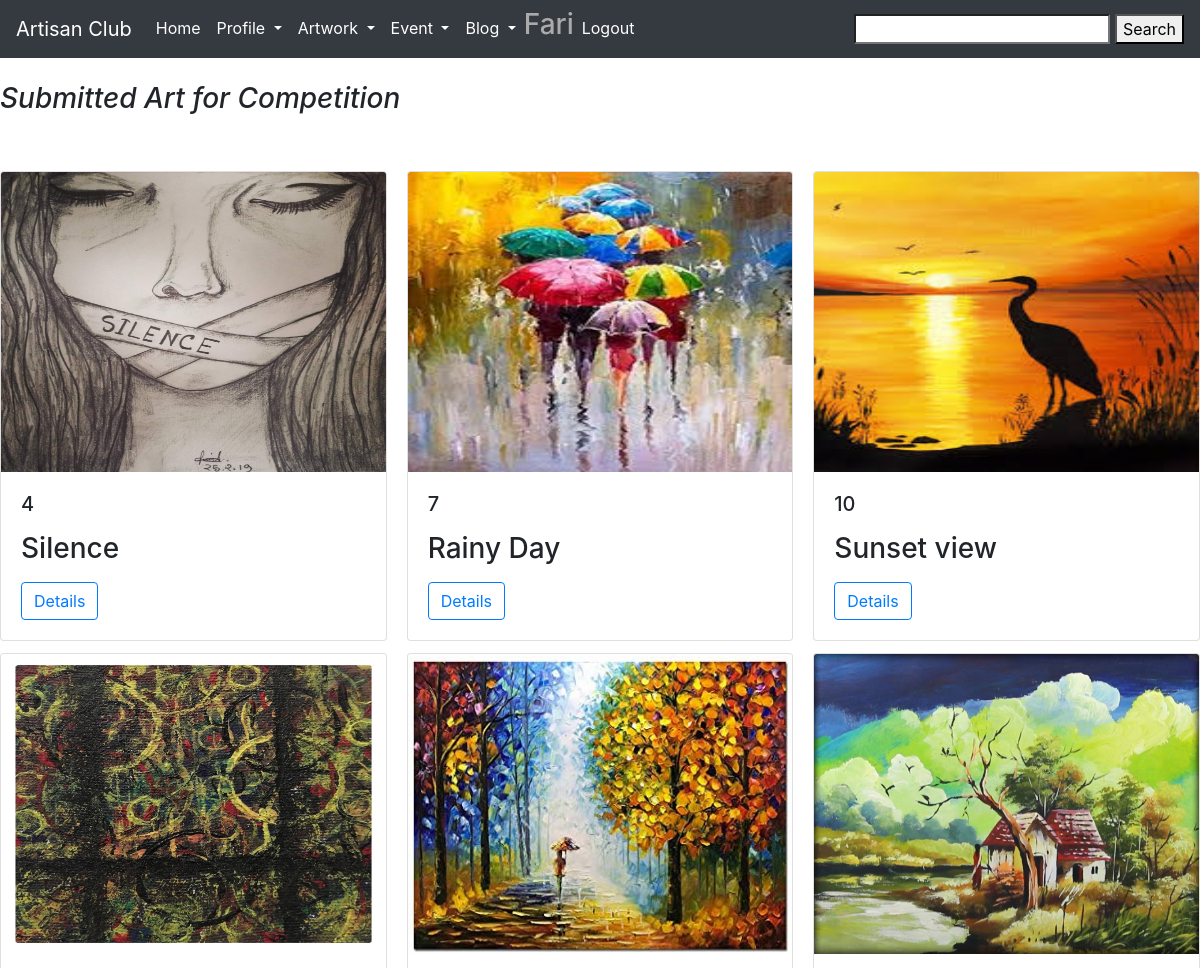
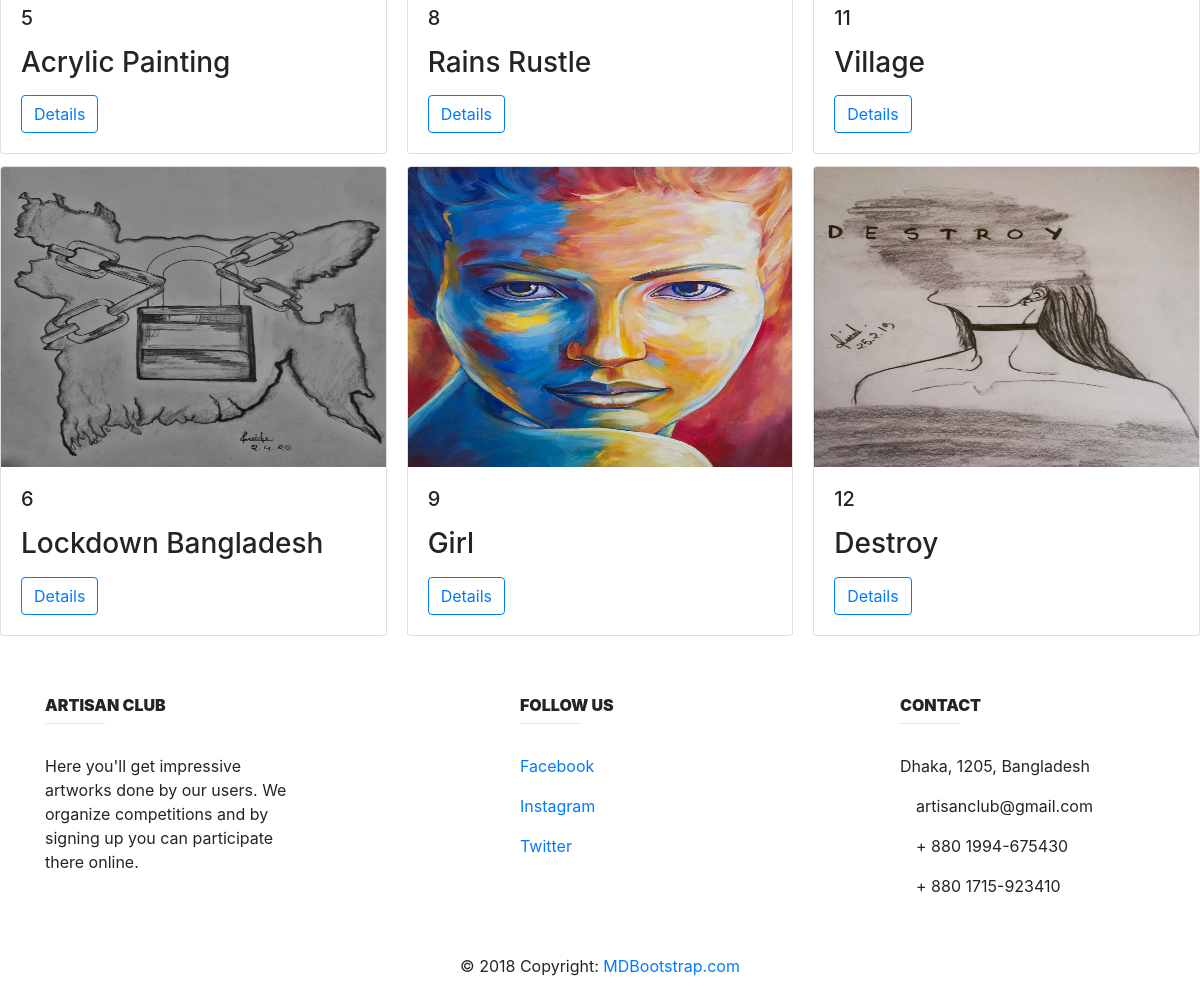
The app's page /ShowSubmission/ (signed in) with its own data (2 pictures, top to bottom).
### Event/models.py (models this page shows, shortened)
class SubmitCompetition(models.Model):
    title = models.CharField(max_length=100,default="")
    medium = models.CharField(max_length=100, default="")
    category = models.CharField(max_length=100, default="")
    image = models.ImageField(upload_to='images/image/')
    user = models.ForeignKey(User,on_delete=models.CASCADE,null=True,blank=True)
    competition = models.ForeignKey(Competition, on_delete=models.CASCADE, null=True, blank=True)
    reviews = models.ManyToManyField(Review)

### Event/views.py (the view)
# urls.py: path('ShowSubmission/', EventView.showSubmission, name='ShowSubmission'),
@login_required()
def showSubmission(request):
    Artsubmission = SubmitCompetition.objects.all()
    context ={
        'all_submission': Artsubmission
    }
    return render(request,'Event/showsubmission.html', context)

### templates/Event/showsubmission.html
{% extends 'Base_event.html' %}
{% load static %}
{% block content %}
    <br>
   <h3> <i>Submitted Art for Competition </i></h3><br>
    <br>
<div class="card-columns">
     {% for s in all_submission %}
             <div class="card">
                <img src="{{ s.image.url }}" class="card-img-top" alt="..." height="300 width="250">
                <div class="card-body">
                  <h5 class="card-title">{{ s.id }}</h5>
                  <p class="card-text"> <h3>{{ s.title }}</h3></p>
                <a href="{{ s.id }}">
                    <button type="button" class="btn btn-outline-primary">Details</button>
                </a>
                    </div>
      </div>
    {% endfor %}
    </div>
{% endblock content %}

### templates/Base_event.html (shortened to what this page needs)
{% load static %}
<!DOCTYPE html>
<html lang="en">
<head>
    <link rel="stylesheet" href="https://stackpath.bootstrapcdn.com/bootstrap/4.5.2/css/bootstrap.min.css">
    <link rel="stylesheet" href="https://maxcdn.bootstrapcdn.com/bootstrap/4.0.0/css/bootstrap.min.css">
</head>
<body>
<nav class="navbar navbar-expand-lg navbar-dark bg-dark">
  <a class="navbar-brand" href="#">Artisan Club</a>
  <div class="collapse navbar-collapse" id="navbarSupportedContent">
    <ul class="navbar-nav mr-auto">
      <li class="nav-item active">
        <a class="nav-link" href="{% url 'Homepage' %}">Home <span class="sr-only">(current)</span></a>
        <li class="nav-item dropdown active">
        <a class="nav-link dropdown-toggle" href="#" id="navbarDropdown" role="button" data-toggle="dropdown" aria-haspopup="true" aria-expanded="false">
          Profile
        </a>
      </li>
        <li class="nav-item dropdown active">
        <a class="nav-link dropdown-toggle" href="#" id="navbarDropdown" role="button" data-toggle="dropdown" aria-haspopup="true" aria-expanded="false">
          Artwork
        </a>
      </li>
      <li class="nav-item dropdown active">
        <a class="nav-link dropdown-toggle" href="#" id="navbarDropdown" role="button" data-toggle="dropdown" aria-haspopup="true" aria-expanded="false">
          Event
        </a>
      </li>
        <li class="nav-item dropdown active">
        <a class="nav-link dropdown-toggle" href="#" id="navbarDropdown" role="button" data-toggle="dropdown" aria-haspopup="true" aria-expanded="false">
         Blog
        </a>
      </li>
         <li class="nav-item active">
         {% if user.is_authenticated %}
            <h3 style="color: #aaaaaa">{{ user.username }}</h3>
        {% else %}
            <h3 style="color: #aaaaaa"> Stranger!</h3>
        {% endif %}
     </li>
    <li class="nav-item active">
        {% if user.is_authenticated %}
            <a class="nav-link" href="{% url 'logout' %}">Logout <span class="sr-only">(current)</span></a>
        {% else %}
            <a class="nav-link" href="{% url 'signup' %}">SignUp <span class="sr-only">(current)</span></a>
            <a class="nav-link" href="{% url 'login' %}">Login <span class="sr-only">(current)</span></a>
        {% endif %}
     </li>
    </ul>
    <form method="POST" action="{% url 'Competition' %}" >
              <input  type="search" name="search">
              <button  type="submit">Search</button>
        </form>
  </div>
</nav>
{% block content %}
{% endblock content %}
<footer class="page-footer font-small unique-color-dark">
        <div class="container mt-5 mb-4 text-center text-md-left">
            <div class="row mt-3">
                <div class="col-md-3 col-lg-4 col-xl-3 mb-4">
                    <h6 class="text-uppercase font-weight-bold">
                        <strong>Artisan Club</strong>
                    </h6>
                    <hr class="deep-purple accent-2 mb-4 mt-0 d-inline-block mx-auto" style="width: 60px;">
                    <p>Here you'll get impressive artworks done by our users. We organize competitions and by signing
                        up you can participate there online.</p>
                </div>
                <div class="col-md-2 col-lg-2 col-xl-2 mx-auto mb-4">
                    <h6 class="text-uppercase font-weight-bold">
                        <strong>Follow us</strong>
                    </h6>
                    <hr class="deep-purple accent-2 mb-4 mt-0 d-inline-block mx-auto" style="width: 60px;">
                    <p>
                        <a href="#!">Facebook</a>
                    </p>
                    <p>
                        <a href="#!">Instagram</a>
                    </p>
                    <p>
                        <a href="#!">Twitter</a>
                    </p>
                </div>
                <div class="col-md-4 col-lg-3 col-xl-3">
                    <h6 class="text-uppercase font-weight-bold">
                        <strong>Contact</strong>
                    </h6>
                    <hr class="deep-purple accent-2 mb-4 mt-0 d-inline-block mx-auto" style="width: 60px;">
                    <p>
                        </i> Dhaka, 1205, Bangladesh</p>
                    <p>
                         artisanclub@gmail.com</p>
                    <p>
                         + 880 1994-675430</p>
                    <p>
                         + 880 1715-923410</p>
                </div>
            </div>
        </div>
        <div class="footer-copyright text-center py-3">© 2018 Copyright:
            <a href="https://mdbootstrap.com/bootstrap-tutorial/"> MDBootstrap.com</a>
        </div>
    </footer>
</body>
</html>

### records on screen
SubmitCompetition: image (picture), id "4", title "Silence"
SubmitCompetition: image (picture), id "5", title "Acrylic Painting"
SubmitCompetition: image (picture), id "6", title "Lockdown Bangladesh"
SubmitCompetition: image (picture), id "7", title "Rainy Day"
SubmitCompetition: image (picture), id "8", title "Rains Rustle"
SubmitCompetition: image (picture), id "9", title "Girl"
SubmitCompetition: image (picture), id "10", title "Sunset view"
SubmitCompetition: image (picture), id "11", title "Village"
SubmitCompetition: image (picture), id "12", title "Destroy"

### other values on screen
{{ user.username }} "Fari"
